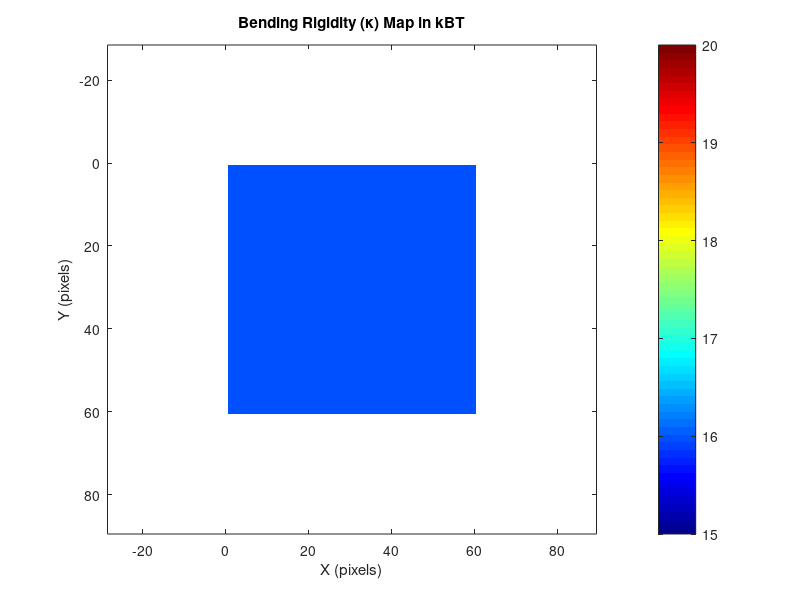
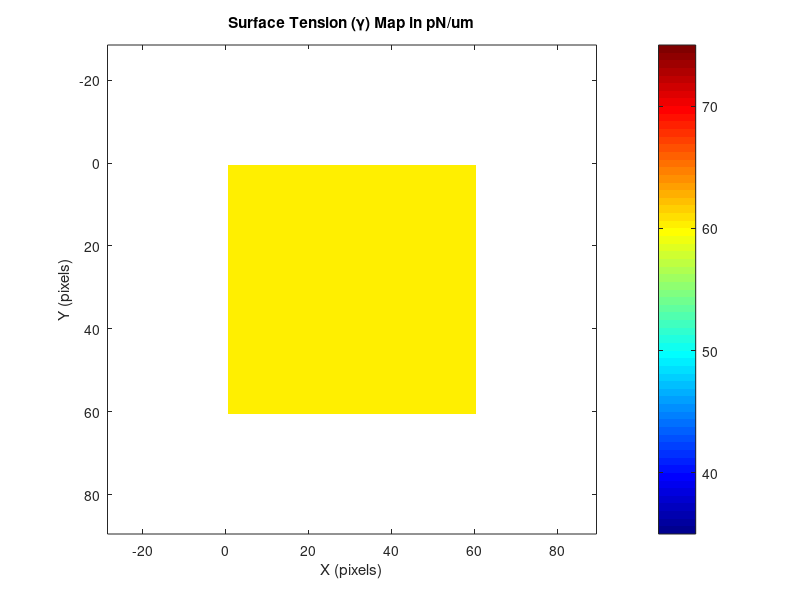

MATLAB code for these plots, in order: (Note: this script raises an error after producing the figures.)
% Membrane Dynamics Simulation with Physical Mode Evolution and Advanced Visualization
clear;close all; clc;

%% ================= PHYSICAL PARAMETERS =================

simulation_grid_size = 60;       % Reduced for faster testing
simulated_area =5e-12;        % 5μm x 5μm membrane (15 μm²)
membrane_area = 5e-12;            % Membrane area should match simulated area
viscosity = 140;                 % Water viscosity (Pa·s)
temperature = 310;                % Temperature (K)
boltzmann_const = 1.38e-23;       % Boltzmann constant (J/K)
bending_rigidity = 16 * boltzmann_const * temperature; % ~20 kT
time_step = 10e-6;                 % MUCH smaller time step (20 ms)
total_simulation_time = 5;     % 5 s total timefTpo
surface_tension = 60e-6;           % MUCH lower tension (0.1 pN/um)
mu = 1e-6;                       % Shear Modulus (N/m)                  
old_dir = pwd;
dir = 'D:\Kaustav\CODES SET\Membrane_Sheet_Simulation\protein_absent\homogenous\01(non-sine)';
output_dir_irm = 'D:\Kaustav\CODES SET\Membrane_Sheet_Simulation\protein_absent\homogenous\01(non-sine)\results_irm';            
output_dir_moransI = 'D:\Kaustav\CODES SET\Membrane_Sheet_Simulation\protein_absent\homogenous\01(non-sine)\results_moransI';
output_dir_curvature_map = 'D:\Kaustav\CODES SET\Membrane_Sheet_Simulation\protein_absent\homogenous\01(non-sine)\results_curvature_map';
pinning_strength = 30e-6;          % Moderate pinning (N/m²)
area_compressibility = 1e-6;    
refractive_indices = [1.33, 1.48, 1.35];  % [air,media,membrane,cytosol]
separation_distance = 5e-9;
base_intensity = 0.1;
wavelength = 546e-9;
V_ext = ones(simulation_grid_size)*1e-8;  % Example: external potential map
P_ext = ones(simulation_grid_size)*0.1e-6;                         % External pressure term
low_kappa = 15;
high_kappa = 20;
low_tension = 35e-6;
high_tension  = 75e-6;


%% ================= SPATIAL SETUP =================
system_length = sqrt(simulated_area);  % Length of membrane side (m)
grid_spacing = system_length / simulation_grid_size; % Correct grid spacing

x_coords = (0:simulation_grid_size-1) * grid_spacing;
y_coords = (0:simulation_grid_size-1) * grid_spacing;
[grid_X, grid_Y] = meshgrid(x_coords, y_coords);

% Convert to nanometers for visualization
nm_scale = 1e9;
X_nm = grid_X * nm_scale;
Y_nm = grid_Y * nm_scale;
L_nm = system_length* nm_scale;


fprintf('Grid spacing: %.1f nm\n', grid_spacing*1e9);
fprintf('Grid points: %d x %d\n', simulation_grid_size, simulation_grid_size);

%% ================= GENERATE HETEROGENEITY WITH PERLIN NOISE =================
% Define the grid of regions
num_region_rows = 100;
num_region_cols = 100;

% Calculate region size in pixels
region_height = floor(simulation_grid_size / num_region_rows);
region_width  = floor(simulation_grid_size / num_region_cols);

% Base values
base_kappa = bending_rigidity;
base_gamma = surface_tension;
kappa_map = base_kappa;
gamma_map = base_gamma;


%% ================= VISUALIZATION =================
figure();
% Plot kappa map
imagesc(1:simulation_grid_size, 1:simulation_grid_size, kappa_map/(boltzmann_const*temperature));
colormap jet;
axis square; colorbar; 
caxis([low_kappa high_kappa]);
title('Bending Rigidity (κ) Map in kBT');
xlabel('X (pixels)'); ylabel('Y (pixels)');

% Add grid lines to show region boundaries
% hold on;
% for i = 1:num_region_rows
%     y_pos = i * region_height + 0.5;
%     plot([0.5, simulation_grid_size+0.5], [y_pos, y_pos], 'r-', 'LineWidth', 1.5);
% end
% for j = 1:num_region_cols
%     x_pos = j * region_width + 0.5;
%     plot([x_pos, x_pos], [0.5, simulation_grid_size+0.5], 'r-', 'LineWidth', 1.5);
% end
% hold off;

% Plot gamma map
figure();
imagesc(1:simulation_grid_size, 1:simulation_grid_size, gamma_map*1e6);
colormap jet;
caxis([low_tension*1e6 high_tension*1e6]);
axis square; colorbar;
title('Surface Tension (γ) Map in pN/um');
xlabel('X (pixels)'); ylabel('Y (pixels)');

% Add grid lines
% hold on;
% for i = 1:num_region_rows
%     y_pos = i * region_height + 0.5;
%     plot([0.5, simulation_grid_size+0.5], [y_pos, y_pos], 'r-', 'LineWidth', 1.5);
% end
% 
% for j = 1:num_region_cols
%     x_pos = j * region_width + 0.5;
%     plot([x_pos, x_pos], [0.5, simulation_grid_size+0.5], 'r-', 'LineWidth', 1.5);
% end
hold off;
% close;

%% ================= MEMBRANE PINNING =================
pinning_grid_spacing = 1;  % Pin every 20th grid point
pinned_sites = false(simulation_grid_size, simulation_grid_size);
pinned_sites(1:pinning_grid_spacing:end, 1:pinning_grid_spacing:end) = true;

% Soft harmonic confinement at edges

[X_grid, Y_grid] = meshgrid(1:simulation_grid_size, 1:simulation_grid_size);

% Combine pinning and confinement
pinning_potential = zeros(simulation_grid_size, simulation_grid_size);
pinning_potential(pinned_sites) = pinning_strength;

%% ================= TIME EVOLUTION SETUP =================
num_time_steps = round(total_simulation_time / time_step);
time_points = (0:num_time_steps-1) * time_step;


% Define the amplitude of the sine wave (e.g., 5 nm)
A = 5e-9; 

% --- MODIFIED PART ---
% Desired Wavelength (lambda) is 10 times the grid size (L)
% Calculate the corresponding wave number (k = 2*pi / lambda)
k = (2 * pi) / (10 * grid_spacing); 
% --- END MODIFIED PART ---

% Generate the spatial coordinates (x and y) for the grid
% Coordinates run from 1 to L
[X, Y] = meshgrid(1:simulation_grid_size, 1:simulation_grid_size);

% Generate a single random phase offset (theta_rand) between 0 and 2*pi
theta_rand = 2 * pi * rand();

% Calculate the sine-based initialization
% The argument is k*(X + Y) to create a wave diagonal across the grid, 
% plus the random phase offset.
% height_current = A * sin(k * (X + Y) + theta_rand);
height_current = A * randn(simulation_grid_size);


height_time_series = zeros(simulation_grid_size, simulation_grid_size, num_time_steps);


height_time_series(:, :, 1) = height_current;


E_total = zeros(num_time_steps, 1);
E_bend_history = zeros(num_time_steps, 1);
E_tension_history = zeros(num_time_steps, 1);
E_pin_history = zeros(num_time_steps, 1);
E_area_history = zeros(num_time_steps, 1);


fprintf('Starting simulation with %d steps...\n', num_time_steps);


%% =================  WAVE VECTORS  =================
wavevector = 2*pi/system_length * [0:simulation_grid_size/2, -simulation_grid_size/2+1:-1];
[Qx, Qy] = meshgrid(wavevector, wavevector);
Q2 = Qx.^2 + Qy.^2;
Q2(1,1) = 1e-12; % avoid divide by zero
Q4 = Q2.^2;

% base (diagonal) values for Kq
base_kappa = mean(kappa_map(:));
base_gamma = mean(gamma_map(:));

% de-alias (2/3 rule) mask (centered in FFT ordering)
Nx = simulation_grid_size; Ny = Nx;
cx = floor(Nx/2)+1; cy = floor(Ny/2)+1;
kx_cut = floor((2/3)*(Nx/2));
ky_cut = kx_cut;
mask = zeros(Ny, Nx);
ix = (cx-kx_cut):(cx+kx_cut);
iy = (cy-ky_cut):(cy+ky_cut);
mask(iy, ix) = 1;


% regularized mobility in q-space (Oseen-like), avoid divergence at tiny q
eps_q = (2*pi/system_length)^2 * 1e-8;
Lambda_q = 1 ./ (4 * viscosity * sqrt(Q2 + eps_q));
Lambda_q(1,1) = 0;       % no mobility for q=0 (handle mean separately)


qphys = sqrt(Q2);
qcut = 0.67*(pi/grid_spacing);
filter_q = exp(-(qphys/qcut).^8);   % soft rolloff

figure();
imagesc(qphys);
sprintf('The cutoff is %f',qcut);
figure();
imagesc(filter_q);


% constants for diagnostics or alternative schemes
mobility_det = 1/(viscosity * qcut);  % characteristic (not used in modal update)
% End precompute

%% =================  MAIN LOOP  =================
fig1 = figure('Position', [100, 100, 600, 800], 'Color', 'w');

for step = 2:num_time_steps

    % 1) current Hq (Fourier amplitudes of the field)
    height_current = height_time_series(:,:,step-1);
    Hq = fft2(height_current);   % Nx-by-Nx complex array

    % 2) compute nonlinear deterministic forces in real space (vectorized)
    %    e.g., pinning, external potential, local nonlinear area term if you insist
    %    Recommended: use global-area effective tension instead of local grad_sq*Laplacian
    % real-space fields
    h_x = real(ifft2(1i * Qx .* Hq));
    h_y = real(ifft2(1i * Qy .* Hq));
    Laplacian_h = real(ifft2(-Q2 .* Hq));
    Biharmonic_h = real(ifft2(Q4 .* Hq));

    % Correct bending force with spatially varying kappa:
    tmp1 = kappa_map .* Laplacian_h;               % kappa(x) * ∇^2 h
    %+  real(ifft2( -Q2 .* fft2(tmp2) )); 
    F_bend_full = - real(ifft2( -Q2 .* fft2(tmp1) )) ;

    % Correct tension force with spatially varying gamma:
    gx = gamma_map .* h_x; gy = gamma_map .* h_y;
    F_tens_full = real(ifft2( 1i*(Qx .* fft2(gx) + Qy .* fft2(gy)) ));  % = ∇·(gamma ∇h)

    % Pinning / external (local)
    F_pin = - pinning_potential .* height_current;
    F_ext_local = - V_ext .* height_current;

    % Nonlinear area derivative (if you want the full nonlinear derivative, add here).
    % Otherwise compute global Sigma_area and treat as linear extra tension (goes into Kq)
    grad_sq_map = h_x.^2 + h_y.^2;
    I_grad = sum(grad_sq_map(:)) * (grid_spacing^2);
    %Sigma_area = (area_compressibility / (2 * membrane_area)) * I_grad;
    % full area force (nonlinear piece) — optional, only if you want non-linear correction
    % F_area_nl = -(area_compressibility) * divergence( (|grad h|^2) * grad h )   (compute via spectral/FD if desired)
    % For stability most use Sigma_area * Lap_h as linearized contribution.

    % Uniform pressure: acts on q=0 only; create real-space constant forcing (same everywhere)
    F_press_real = - P_ext * ones(size(height_current));  % careful: this is area force per unit area

    % ------------------- Compose FULL real-space force ------------------------------
    F_full_real = F_bend_full + F_tens_full + F_pin + F_ext_local + F_press_real;
    % Note: Sigma_area * Lap_h is included here only if you want it also to appear as part of F_nl.
    % But we'll include Sigma_area in Kq (preferred), so subtract its linear part below.

    % ------------------- Build linear diagonal Kq using base constants ----------------
    Kq = kappa_map .* Q4 + (gamma_map).* Q2;
    Kq(1,1) = Inf;   % treat q=0 separately

    % ------------------- Extract residual (non-diagonal) forcing ---------------------
    % residual = full force - (linear operator applied in real space)
    % linear_op_real = - base_kappa * ∇^4 h + base_gamma * ∇^2 h + Sigma_area * ∇^2 h + F_press_linear
    % Compute linear_op_real in real space (use same spectral derivatives)
    linear_bend_real = - base_kappa .* Biharmonic_h ; 
    linear_tens_real = base_gamma .* Laplacian_h;
    linear_press_real = - P_ext * ones(size(height_current)); % if you want pressure in linear part
    linear_op_real = linear_bend_real + linear_tens_real + linear_press_real;


    % ------------------- OU modal parameters (use time_step, not step) ----------------
    tau_q = 1 ./ (Lambda_q .* Kq);
    % --- mobility and Kq already computed earlier ---
    % tau_q = 1 ./ (Lambda_q .* Kq);   % you already have this
    % Compute alpha using time_step (NOT step)
    alpha_q = exp(- time_step ./ tau_q);
    alpha_q(isnan(alpha_q)) = 0;

    % Correct discrete variance for MATLAB fft2 normalization (dx = grid_spacing)
    Vq = (boltzmann_const * temperature*mobility_det) ./ (Kq * (grid_spacing^4));
    % clean up numerics
    Vq(isinf(Vq) | isnan(Vq)) = 0;

    % Generate Hermitian Gaussian noise
    Xi = (randn(simulation_grid_size, simulation_grid_size) + 1i*randn(simulation_grid_size, simulation_grid_size));
    Xi = makeHermitian(Xi);   % ensure conjugate symmetry and Nyquist/DC real
    Xi(1,1) = real(Xi(1,1));

    % stochastic increment (per-mode)
    stoch_q = sqrt( Vq .* (1 - alpha_q.^2) ) .* Xi.*filter_q;

    % 11) final modal update
    Hq_new = alpha_q .* Hq  + stoch_q;

    % 12) optional spectral filter and back to real
    Hq_new = Hq_new .* filter_q;
    height_current = real(ifft2(Hq_new));

    % 13) remove mean (control q=0 / volume)
    height_current = height_current - mean(height_current(:));

    % 14) store & visualize
    height_time_series(:,:,step) = height_current;
    if rem(step,5000)==1
        update_visualization(fig1, X_nm, Y_nm,L_nm,height_time_series(:,:,step), time_points(step),step);
    end   
end

%% Generate IRM Images and MoransI Map from the fluctuation map of the simulation


std_dev_time = std(height_time_series,0,3);
figure;
imshow(std_dev_time*1e9,[min(std_dev_time(:)*1e9) max(std_dev_time(:)*1e9)]);
colormap jet;
colorbar;
caxis([min(std_dev_time(:)*1e9) max(std_dev_time(:))*1e9]);
title('Standard Deviation of height(nm)');


ricm_time_series = zeros(simulation_grid_size, simulation_grid_size, num_time_steps);
for step = 1:50:num_time_steps
        height_current = height_time_series(:,:,step);

        % Calculate wave number for the membrane
        wave_number = 2 * pi * refractive_indices(2) / wavelength;

        % Calculate reflection intensities
        reflected_intensity_1 = fc(1, 2, refractive_indices)^2 * base_intensity;
        reflected_intensity_2 = (1 - fc(1, 2, refractive_indices)^2) * base_intensity * fc(2, 3, refractive_indices)^2;

        % Calculate interference terms
        max_intensity = reflected_intensity_1 + reflected_intensity_2 + 2 * sqrt(reflected_intensity_1 * reflected_intensity_2);
        min_intensity = reflected_intensity_1 + reflected_intensity_2 - 2 * sqrt(reflected_intensity_1 * reflected_intensity_2);

        sum_intensity = max_intensity + min_intensity;
        diff_intensity = max_intensity - min_intensity;

        % Calculate reflection coefficients
        reflection_factor = fc(2, 3, refractive_indices) / fc(1, 2, refractive_indices);
        interference_coeff = reflection_factor * (1 - fc(1, 2, refractive_indices)^2);

        % Phase calculations
        phase_shift = 4 * pi * refractive_indices(2) * separation_distance / wavelength;
        reference_height = -(wavelength / (4 * pi * refractive_indices(1))) * ...
            atan((interference_coeff * sin(phase_shift)) / ...
            (1 + interference_coeff * sin(phase_shift)));

        % Final intensity calculation
        intensity_map = sum_intensity/2 - diff_intensity * ...
            cos(2 * wave_number * (height_current - reference_height));
        
        ricm_time_series(:,:,step) = intensity_map;

        % Calculate Moran's I
        kernel_size = 11;
        center = ceil(kernel_size/2);
        [kernel_x, kernel_y] = meshgrid(-(center-1):(kernel_size-center), -(center-1):(kernel_size-center));
        distance_kernel = sqrt(kernel_x.^2 + kernel_y.^2) * grid_spacing;
        epsilon = 1e-10;
        weighting_kernel = 1 ./ (distance_kernel + epsilon);
        weighting_kernel(center, center) = 0;

        global_mean_h = mean(height_current(:));
        mean_centered_h = height_current - global_mean_h;
        weighted_sum_of_neighbors_deviations = conv2(mean_centered_h, weighting_kernel, 'same');
        numerator_map = mean_centered_h .* weighted_sum_of_neighbors_deviations;
        global_variance = var(height_current(:), 1);
        morans_i_map = numerator_map / global_variance;


        % Save intensity frame
        intensity_normalized = mat2gray(intensity_map);
        intensity_uint8 = im2uint8(intensity_normalized);
        filename = sprintf('frame_%04d.png', step);
        imwrite(intensity_uint8, fullfile(output_dir_irm, filename));

        % Save Moran's I frame
        morans_i_normalized = mat2gray(morans_i_map);
        morans_i_uint8 = im2uint8(morans_i_normalized);
        filename = sprintf('MoransI_%04d.png', step);
        imwrite(morans_i_uint8, fullfile(output_dir_moransI, filename));
        
        height_norm = mat2gray(height_time_series(:,:,step));
        height_image = im2uint8(height_norm);
        filename = sprintf('Height_Map_%04d.png',step);
        imwrite(height_image,fullfile(output_dir_curvature_map,filename));
        
        
    
end



[PSD_2D, qx, qy, q_radial, PSD_radial, PSD_qf, freq_Hz, q_selected_list] = compute_membrane_PSDs((height_time_series.*1e9), grid_spacing*1e9, grid_spacing*1e9, time_step);


figure;
imagesc( fftshift(qx(1,:)), fftshift(qy(:,1)), fftshift(log10(abs(PSD_2D))) );
axis xy; xlabel('q_x (rad/m)'); ylabel('q_y (rad/m)');
title('Fourier Space(q_x,q_y)'); colorbar;
% Save figure
saveas(gcf, fullfile(dir, 'Powe Space.png'));
close(gcf);


% =========================================================
% 1) Radially averaged spatial PSD
% =========================================================
figure('Position',[100 100 600 450]);
loglog(q_radial*1e9, PSD_radial, '-o', 'LineWidth',1.5, 'MarkerSize',5);
xlabel('q (1/nm)', 'FontSize', 12);
ylabel('S_{radial}(q) [nm^2]', 'FontSize', 12);
title('Radially Averaged Spatial PSD', 'FontSize', 13);
grid on;
set(gca,'FontSize',11);
xlim([min(q_radial*1e9)*0.8, max(q_radial*1e9)*1.2]);

% Save figure
saveas(gcf, fullfile(dir, 'Radially_Averaged_PSD.png'));
close(gcf);


% =========================================================
% 2) Temporal PSD for selected q-modes
% =========================================================
num_modes = size(PSD_qf,1);
Nfreq     = numel(freq_Hz);
omega     = 2*pi*freq_Hz;     % convert Hz → rad/s

for m = 1:num_modes
    % get the corresponding q-index
    q_idx = q_selected_list(m,:);
    q_value = sqrt(qx(q_idx(1), q_idx(2))^2 + qy(q_idx(1), q_idx(2))^2); % [1/nm]
    q_value_m = q_value * 1e9; % convert [1/nm] → [1/m] for theory
    
    % measured PSD (nm²/Hz)
    PSD_measured = PSD_qf(m,:);


    % ---- Plotting ----
    figure('Position',[100 100 600 450]);
    loglog(freq_Hz, PSD_measured, 'b-', 'LineWidth',1.5, ...
        'DisplayName', 'Measured PSD');

    xlabel('Frequency f (Hz)', 'FontSize', 12);
    ylabel('PSD (nm^2/Hz)', 'FontSize', 12);
    title(sprintf('Temporal PSD for Mode |q| = %.2e [1/m]', q_value_m), 'FontSize', 13);
    legend('Location','southwest');
    grid on;
    set(gca,'FontSize',11);
    xlim([freq_Hz(2), max(freq_Hz)/2]);

    % Save each plot
    filename = sprintf('Temporal_PSD_q%.2e.png', q_value_m);
    saveas(gcf, fullfile(dir, filename));
    close(gcf);
end


function [PSD_2D, qx, qy, q_radial, PSD_radial, PSD_qf, freq_Hz, q_selected_list] = compute_membrane_PSDs(height_series_nm, dx_nm, dy_nm, dt_s)
% =========================================================================
% COMPUTE_MEMBRANE_PSDS
% -------------------------------------------------------------------------
% Computes 2D spatial and spatio-temporal Power Spectral Densities (PSDs)
% for a fluctuating membrane height field h(x,y,t).
%
% INPUTS:
%   height_series_nm : 3D array [Ny x Nx x Nt]  - height field in nm
%   dx_nm, dy_nm     : pixel sizes in nm
%   dt_s             : time step between frames in seconds
%
% OUTPUTS:
%   PSD_2D           : 2D spatial PSD averaged over time [nm²]
%   qx, qy           : 2D wavevector grids [1/nm]
%   q_radial         : radial wavenumber bins [1/nm]
%   PSD_radial       : radially averaged PSD [nm²]
%   PSD_qf           : spatio-temporal PSD for selected q values [nm²/Hz]
%   freq_Hz          : temporal frequency array [Hz]
%   q_selected_list  : list of selected (y,x) indices used for temporal PSDs
%
% UNITS:
%   PSD_2D(qx,qy): nm²
%   PSD_qf(q,f):   nm²/Hz
%
% PHYSICAL NORMALIZATION:
%   sum(PSD_2D)*ΔqxΔqy ≈ variance(h)
%
% =========================================================================

[Ny, Nx, Nt] = size(height_series_nm);

% -------------------------------------------------------------------------
% 1. Geometry & Wavevector grids
% -------------------------------------------------------------------------
Lx_nm = Nx * dx_nm;
Ly_nm = Ny * dy_nm;

kx = fftshift( (2*pi/Lx_nm) * (-Nx/2:Nx/2-1) );  % [1/nm]
ky = fftshift( (2*pi/Ly_nm) * (-Ny/2:Ny/2-1) );
[qx, qy] = meshgrid(kx, ky);
q_magnitude = sqrt(qx.^2 + qy.^2);

% -------------------------------------------------------------------------
% 2. Accumulators
% -------------------------------------------------------------------------
PSD_sum = zeros(Ny, Nx);
q_selected_list = select_representative_q_indices(Nx, Ny,10,2);
num_q_selected = size(q_selected_list,1);
fourier_mode_time_series = zeros(num_q_selected, Nt);  % complex

% -------------------------------------------------------------------------
% 3. Loop over time frames
% -------------------------------------------------------------------------
for t = 1:Nt
    h_nm = height_series_nm(:,:,t);
    F_nm = fftshift(fft2(h_nm)) * dx_nm * dy_nm;  % physical scaling
    PSD_sum = PSD_sum + abs(F_nm).^2;

    % Store selected q-modes
    for q_idx = 1:num_q_selected
        iy = q_selected_list(q_idx,1);
        ix = q_selected_list(q_idx,2);
        fourier_mode_time_series(q_idx, t) = F_nm(iy, ix);
    end
end

% -------------------------------------------------------------------------
% 4. Time-averaged 2D PSD
% -------------------------------------------------------------------------
area_nm2 = Lx_nm * Ly_nm;
PSD_2D = PSD_sum / (area_nm2 * Nt);  % [nm²]

% -------------------------------------------------------------------------
% 5. Radial averaging
% -------------------------------------------------------------------------
num_bins = 100;
q_edges = linspace(0, max(q_magnitude(:)), num_bins + 1);
q_centers = 0.5 * (q_edges(1:end-1) + q_edges(2:end));
PSD_radial = zeros(1, num_bins);
bin_counts = zeros(1, num_bins);

for iy = 1:Ny
    for ix = 1:Nx
        q_val = q_magnitude(iy,ix);
        bin_idx = find(q_val >= q_edges(1:end-1) & q_val < q_edges(2:end), 1);
        if isempty(bin_idx), continue; end
        PSD_radial(bin_idx) = PSD_radial(bin_idx) + PSD_2D(iy,ix);
        bin_counts(bin_idx) = bin_counts(bin_idx) + 1;
    end
end

valid = bin_counts > 0;
PSD_radial(valid) = PSD_radial(valid) ./ bin_counts(valid);
q_radial = q_centers;

% -------------------------------------------------------------------------
% 6. Temporal PSD for selected q-values
% -------------------------------------------------------------------------
nfft = 2^nextpow2(Nt);
freq_Hz = (0:nfft/2-1) / (nfft*dt_s);
PSD_qf = zeros(num_q_selected, length(freq_Hz));

for q_idx = 1:num_q_selected
    signal = squeeze(fourier_mode_time_series(q_idx,:));
    signal = signal - mean(signal);
    window = hann(Nt)';
    sig_win = signal .* window;
    spec = fft(sig_win, nfft);
    Pxx = (2*dt_s / (Nt * sum(window.^2))) * abs(spec(1:nfft/2)).^2;
    PSD_qf(q_idx,:) = Pxx;  % [nm²/Hz]
end

end

% -------------------------------------------------------------------------
% Helper: choose representative q indices (low q  and isotropic)
% -------------------------------------------------------------------------
function q_indices = select_representative_q_indices(Nx, Ny, max_radius, mesh_step)
    % ---------------------------------------------------------------------
    % Select low-q (long wavelength) Fourier modes near center
    % using a regular mesh with configurable spacing.
    %
    % Inputs:
    %   Nx, Ny      - image dimensions
    %   max_radius  - radius (in pixels) from DC to include
    %   mesh_step   - pixel spacing in Fourier grid (e.g. 2 = every 2 pixels)
    %
    % Output:
    %   q_indices   - [Nq x 2] array of (y,x) indices
    % ---------------------------------------------------------------------

    if nargin < 3
        max_radius = 10;  % default radius (pixels)
    end
    if nargin < 4
        mesh_step = 2;    % default step of 2 pixels
    end

    cx = floor(Nx/2) + 1;
    cy = floor(Ny/2) + 1;

    [X, Y] = meshgrid(1:mesh_step:Nx, 1:mesh_step:Ny);
    R = sqrt((X - cx).^2 + (Y - cy).^2);

    % Mask for low-q region, excluding DC (optional)
    mask = (R > 0) & (R <= max_radius);

    iy = Y(mask);
    ix = X(mask);

    q_indices = [iy(:), ix(:)];

    % Ensure unique + in-bound indices
    q_indices(:,1) = mod(q_indices(:,1)-1, Ny) + 1;
    q_indices(:,2) = mod(q_indices(:,2)-1, Nx) + 1;
    q_indices = unique(q_indices, 'rows', 'stable');
end




%% ================= VISUALIZATION FUNCTION =================
function  update_visualization (fig, X_nm, Y_nm, L_nm, h_total, current_time,step)
    figure(fig);
    clf;

    h_nm = h_total * 1e9;

    % Main surface plot
    subplot(2, 2, [1, 2]);
    % Use the full 2D arrays for X, Y, and Z
    surf(X_nm, Y_nm, h_nm, 'EdgeColor', 'none');
    title(sprintf('Membrane Height at t = %.2f ms', current_time*1e3));
    xlabel('x (nm)');
    ylabel('y (nm)');
    zlabel('Height (nm)');
    colormap(turbo);
    colorbar;
    view(-30, 60);
    

    % Top view
    subplot(2,2,3);
    contourf(X_nm, Y_nm, h_nm, 30, 'LineColor','none'); % 30 contour levels
    axis image; colorbar;
    colormap(turbo);
    xlabel('x [nm]'); ylabel('y [nm]');
    title('Height contour map');
    
    % Height distribution
    subplot(2,2,4);
    histogram(h_nm(:), 50, 'Normalization', 'pdf');
    title('Height Distribution');
    xlabel('Height (nm)'); ylabel('Probability Density');
    grid on;
    drawnow;
    
 
end


function frensel_coefficient = fc(index1,index2,refractive_index)
n_1 = refractive_index(index1);
n_2 = refractive_index(index2);
frensel_coefficient=(n_1-n_2)/(n_1+n_2);
end

function X = makeHermitian(X)
    [Ny, Nx] = size(X);

    % Conjugate symmetry
    for y = 2:Ny
        for x = 2:Nx
            X(Ny - y + 2, Nx - x + 2) = conj(X(y, x));
        end
    end

    % Force Nyquist frequencies and DC to be real
    X(1,1)           = real(X(1,1));          % DC
    X(1,Nx/2+1)      = real(X(1,Nx/2+1));     % Nyquist x-axis
    X(Ny/2+1,1)      = real(X(Ny/2+1,1));     % Nyquist y-axis
    X(Ny/2+1,Nx/2+1) = real(X(Ny/2+1,Nx/2+1));% Nyquist corner
end
